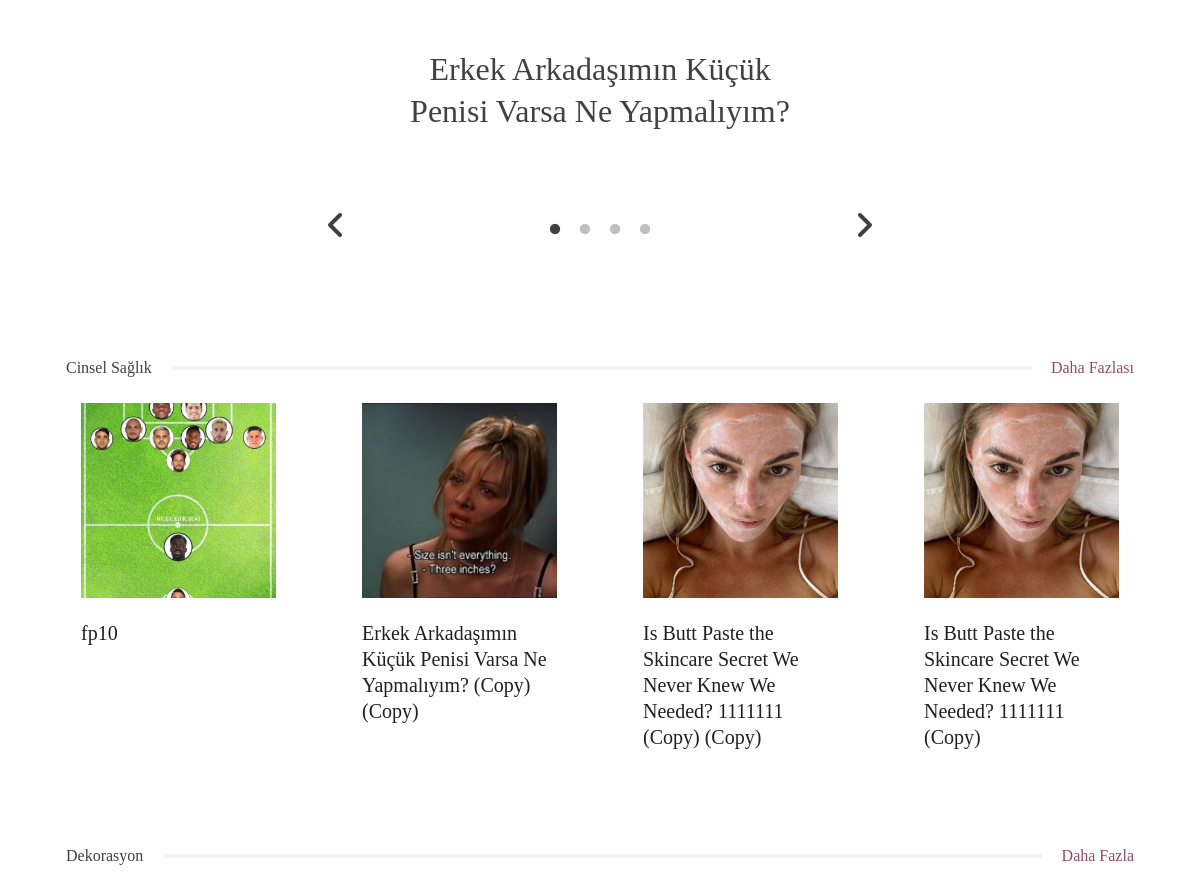
Before: / (middle part) with the older database file.
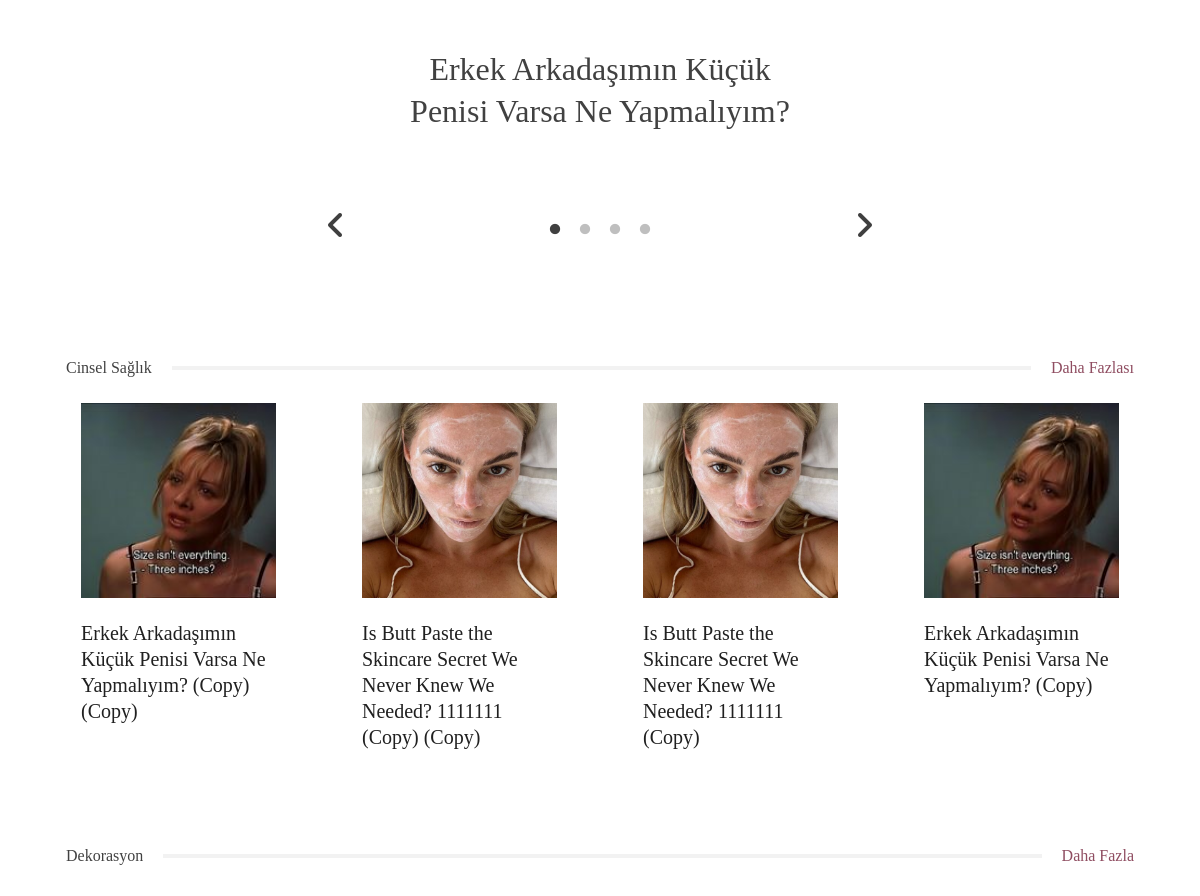
After: the same page with the newer database file.
### tuerny_app/models.py (models this page shows, shortened)
class MainSuggestedBlog(models.Model):
    blog = models.OneToOneField(
        Blog,
        on_delete=models.CASCADE,
        related_name="main_suggested_blog"
    )
    is_active = models.BooleanField(default=True)  # Blog önerilerini yönetmek için

class Blog(models.Model):
    category = models.ForeignKey('SubCategory', on_delete=models.SET_NULL, null=True, related_name="blogs")
    extra_categories = models.ManyToManyField('SubCategory', related_name="extra_blogs", blank=True)
    product = models.ForeignKey(Product, on_delete=models.SET_NULL, null=True, related_name="product_blog")
    extra_product = models.ManyToManyField(Product, related_name="extra_product_blog", blank=True)
    title = models.CharField(max_length=255)
    short_description = RichTextField(default="", null=True, blank=True)
    media = models.ImageField(upload_to='blog_media/', null=True, blank=True)
    media_extra = models.FileField(
        upload_to='blog_media/',
        null=True,
        blank=True,
        help_text="Medya dosyası (resim, video veya ses dosyası) yükleyebilirsiniz."
    )
    user = models.ForeignKey(
        'CustomUser',
        on_delete=models.CASCADE,
        related_name="blogs"
    )
    source = models.URLField(max_length=500, null=True, blank=True)  # Kaynak (isteğe bağlı)
    author = models.CharField(max_length=200, null=True, blank=True)  # Kaynak (isteğe bağlı)
    slug = models.SlugField(max_length=255, unique=True, blank=True)  # Slug alanı
    created_at = models.DateTimeField(auto_now_add=True)
    class Meta:
        ordering = ['-created_at']

### tuerny_app/views.py (the view)
# urls.py: path("", views.index, name="index"),
def index(request):
    api = APISettings.objects.all()
    blog = Blog.objects.all()
    main = MainSuggestedBlog.objects.all()
    if request.user.is_authenticated:
        saved_blogs = Blog.objects.filter(saved_by_users__user=request.user)
    else:
        saved_blogs = Blog.objects.none()  # Kullanıcı giriş yapmamışsa boş bir queryset döndür
    return render(request, 'tuerny_app/index.html', {"blog": blog, "api": api, "main": main,'saved_blogs': saved_blogs})

### tuerny_app/context_processors.py (called while the page is built)
def categories_context(request):
    categories = MainCategory.objects.all()
    subcategories = SubCategory.objects.all()
    blogs = Blog.objects.all()
    return {
        'categories': categories,
        'subcategories': subcategories,
        'blog': blogs
    }

### tuerny_app/templates/tuerny_app/index.html (shortened to what this page needs)
{% extends 'base.html' %}
{% load static %}
{% block content %}
<div id="hero-slider" class="w-100 position-relative">
  <div id="hero-slider-top">
  </div>
  <div class="hero-slider-bottom-container position-relative">
    <div id="hero-slider-bottom">
      {% for m in main %}
      <div class="slider-item">
        <span>{{m.blog.title}}</span>
      </div>
      {% endfor %}
    </div>
  </div>
</div>
<div class="blog-section-1 py-5">
  <div class="container d-flex flex-column gap-4">
    <div class="blog-section-title px-2">
      <span class="fs-m-12">Cinsel Sağlık</span>
      <div class="blog-section-title-divider"></div>
      <a class="home-blogs" href="{% url 'tuerny_app:category' 'cinsel-saglik' %}">Daha Fazlası</a>
    </div>
    <div>
      <div class="blog-card-slider">
        {% for blog in blog %}
        {% if blog.category.name == "Cinsel Sağlık" %}
        <div class="px-2">
          <div class="blog-card-1">
            <div class="ratio-1">
              <a href="{% url 'tuerny_app:blog_detail' blog.slug %}"
                ><img
                  src="{{blog.media.url}}"
                  class="w-100 h-100 object-fit-cover"
              /></a>
            </div>
            <a href="{% url 'tuerny_app:blog_detail' blog.slug %}" class="blog-card-title mb-0 stretched-link">
              {{ blog.title }}
            </a>
          </div>
        </div>
        {% endif %}
        {% endfor %}
      </div>
    </div>
  </div>
</div>
<div class="py-5">
  <div class="container d-flex flex-column gap-4">
    <div class="blog-section-title px-2">
      <span class="fs-m-14">Dekorasyon</span>
      <div class="blog-section-title-divider"></div>
      <a class="home-blogs fs-m-12" href="{% url 'tuerny_app:category' 'dekorasyon' %}">Daha Fazla</a>
    </div>
    <div class="d-flex flex-column gap-4d px-2">
      <div class="row">
        {% for blog in blog %}
        {% if blog.category.name == "Dekorasyon" %}
        <div class="col-md-6">
        </div>
        {% endif %}
        {% endfor %}
      </div>
    </div>
  </div>
</div>
{% endblock content %}

### templates/base.html (shortened to what this page needs)
{% load static %}
<!DOCTYPE html>
<html lang="tr">
  <head>
    <link href="https://cdn.jsdelivr.net/npm/bootstrap@5.3.3/dist/css/bootstrap.min.css" rel="stylesheet">
    <link rel="stylesheet" href="https://cdnjs.cloudflare.com/ajax/libs/bootstrap-datepicker/1.10.0/css/bootstrap-datepicker.min.css" />
    <link rel="stylesheet" href="https://cdnjs.cloudflare.com/ajax/libs/font-awesome/6.7.2/css/all.min.css" />
    <link rel="stylesheet" href="{% static 'tuerny_app/css/slick.css' %}">
    <link rel="stylesheet" href="https://cdnjs.cloudflare.com/ajax/libs/font-awesome/6.7.2/css/all.min.css" />
    <link rel="stylesheet" href="https://cdnjs.cloudflare.com/ajax/libs/slick-carousel/1.9.0/slick-theme.min.css" />
    <link rel="stylesheet" href="https://cdnjs.cloudflare.com/ajax/libs/animate.css/4.1.1/animate.min.css" />
    <link rel="stylesheet" href="https://cdnjs.cloudflare.com/ajax/libs/magnific-popup.js/1.2.0/magnific-popup.min.css" />
    <link rel="stylesheet" href="{% static 'tuerny_app/css/general.css' %}" />
    <link rel="stylesheet" href="{% static 'tuerny_app/css/components.css' %}" />
    <link rel="stylesheet" href="{% static 'tuerny_app/css/blog.css' %}" />
    <link rel="stylesheet" href="{% static 'tuerny_app/css/blog-detail.css' %}" />
    <link rel="stylesheet" href="{% static 'tuerny_app/css/question.css' %}" />
    <link rel="stylesheet" href="{% static 'tuerny_app/css/profile.css' %}" />
    <link rel="stylesheet" href="{% static 'tuerny_app/css/sidebar.css' %}" />
  </head>
  <body>
    <div class="wrapper">
{% block content %}
{% endblock content %}
</body>
</html>

### tuerny_app/static/tuerny_app/css/general.css (style rules this page uses)
:root { --teurny-black: #000000; --teurny-darker: #202020; --teurny-dark: #414141; --teurny-mid: #989491; --teurny-light: #faf6f1; --teurny-lighter: #f2f2f2; --teurny-1: #8f4d61; --teurny-2: #ca7c83; --teurny-3: #d09f83; --teurny-4: #cd9095; }
html { scroll-behavior: smooth; height: 100%; }
body { scroll-behavior: smooth; height: 100%; box-sizing: border-box; }
* { color: var(--teurny-dark); font-family: "Poppins"; }
.container { padding-left: 28px; padding-right: 28px; }
.stretched-link::after { position: unset; }

### tuerny_app/static/tuerny_app/css/components.css (style rules this page uses)
#hero-slider { margin-bottom: 150px; }
#hero-slider-bottom { max-width: 468px; position: absolute; bottom: -100px; left: 50%; transform: translateX(-50%); }
#hero-slider-bottom .slider-item { background-color: #ffffff; width: 400px; height: 228px; display: flex !important; align-items: center; justify-content: center; text-align: center; padding: 0 24px; }
#hero-slider-bottom .slider-item span { font-family: "Playfair Display"; font-size: 32px; font-weight: 400; margin-top: -50px; line-height: 41.6px; text-align: center; }
@media screen and (max-width: 1280px) { #hero-slider { height: 100vh; margin-bottom: 50px; } }
@media screen and (max-width: 1280px) { #hero-slider #hero-slider-top { height: 100vh; } }
@media screen and (max-width: 1280px) { #hero-slider-bottom { bottom: 0px; } }

### tuerny_app/static/tuerny_app/css/blog.css (style rules this page uses)
.blog-section-title { display: flex; justify-content: space-between; align-items: center; position: relative; }
.blog-section-title > *:first-child { padding-right: 20px; }
.blog-section-title > *:last-child { padding-left: 20px; color: #8f4d61; }
.blog-section-title .blog-section-title-divider { flex-grow: 1; background-color: var(--teurny-lighter); height: 4px; }
.blog-section-title span, .blog-section-title a { font-family: "Playfair Display"; font-size: 16px; font-weight: 500; line-height: 20.8px; }
.blog-section-title a { font-family: "Playfair Display"; font-size: 16px; }
.blog-section-1 { background-color: #ffffff; }
.blog-card-1 { max-width: 300px; display: flex; flex-direction: column; gap: 22px; position: relative; }
.blog-card-1 .blog-card-title { font-family: "Playfair Display"; color: #202020; line-height: 20.8px; font-size: 20px; line-height: 26px; font-weight: 400px; }
.blog-card-slider .slick-slide > div { margin: 0 20px; }

### templates/base.html (style rules this page uses)
.slick-slide { margin-left: 15px; margin-right: 15px; }

Changed rows visible on the page:
no longer on this page (row edited): Blog: media (picture), title "fp10"
now on this page (row unchanged): Blog: media (picture), title "Erkek Arkadaşımın Küçük Penisi Varsa Ne Yapmalıyım? (Copy)"
